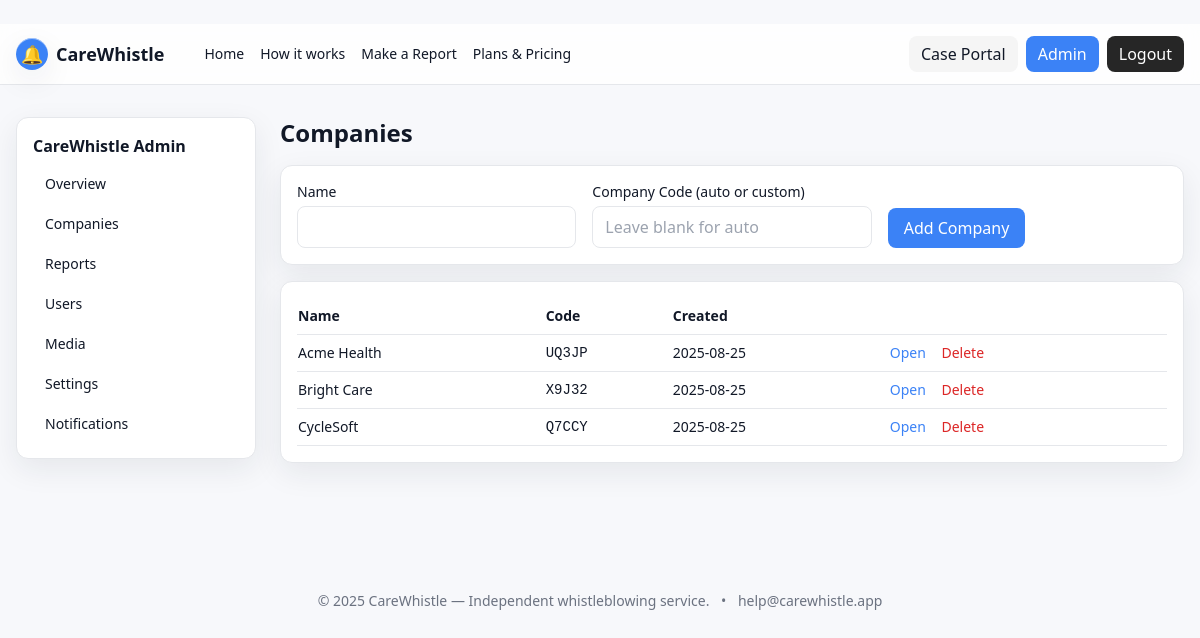
Screenshot of /admin/companies (signed in) with the database file from the repository.
### tables this page shows
CREATE TABLE companies(
      id INTEGER PRIMARY KEY AUTOINCREMENT,
      name TEXT NOT NULL,
      code TEXT UNIQUE NOT NULL,
      created_at TEXT NOT NULL
    );

### app.py (the view, shortened to what this page needs)
@app.route("/admin/companies", methods=["GET","POST"])
@login_required
@role_required("admin")
def admin_companies():
    db=get_db()
    companies=db.execute("SELECT * FROM companies ORDER BY name").fetchall()
    db.close()
    return render_template("admin/companies.html", companies=companies)

### app.py (called while the page is built)
def get_db():
    conn = sqlite3.connect(DB_PATH, timeout=10, detect_types=sqlite3.PARSE_DECLTYPES)
    conn.row_factory = sqlite3.Row
    conn.execute("PRAGMA foreign_keys = ON")
    return conn

def login_required(f):
    @wraps(f)
    def _w(*a,**k):
        if "user_id" not in session:
            return redirect(url_for("login", next=request.path))
        return f(*a,**k)
    return _w

def role_required(*roles):
    def deco(f):
        @wraps(f)
        def _w(*a,**k):
            if session.get("role") not in roles: abort(403)
            return f(*a,**k)
        return _w
    return deco

### templates/admin/companies.html
﻿{% extends "admin/frame.html" %}{% block admin %}
<h2 class="text-2xl font-extrabold mb-4">Companies</h2>
<form method="post" class="bg-white rounded-xl p-4 border shadow-glass grid md:grid-cols-3 gap-4 mb-4">
  <div><label class="block text-sm mb-1">Name</label><input name="name" class="w-full rounded-lg border px-3 py-2" required></div>
  <div><label class="block text-sm mb-1">Company Code (auto or custom)</label><input name="code" class="w-full rounded-lg border px-3 py-2" placeholder="Leave blank for auto"></div>
  <div class="flex items-end"><button class="px-4 py-2 rounded-lg bg-neon-blue text-white">Add Company</button></div>
</form>
<div class="bg-white rounded-xl p-4 border shadow-glass">
  <table class="w-full text-sm">
    <tr class="text-left border-b"><th class="py-2">Name</th><th>Code</th><th>Created</th><th></th></tr>
    {% for c in companies %}
      <tr class="border-b">
        <td class="py-2">{{ c.name }}</td>
        <td><code>{{ c.code }}</code></td>
        <td>{{ c.created_at[:10] }}</td>
        <td>
          <a class="text-neon-blue mr-3" href="{{ url_for('admin_company', company_id=c.id) }}">Open</a>
          <form method="post" action="{{ url_for('admin_company_delete', company_id=c.id) }}" style="display:inline" onsubmit="return confirm('Delete company and its reports?')">
            <button class="text-red-600">Delete</button>
          </form>
        </td>
      </tr>
    {% endfor %}
  </table>
</div>
{% endblock %}

### rows the page displays
companies: name "Acme Health", code "UQ3JP", created_at "2025-08-25"
companies: name "Bright Care", code "X9J32", created_at "2025-08-25"
companies: name "CycleSoft", code "Q7CCY", created_at "2025-08-25"

### other values shown
{{ 2025 }} "2025"
